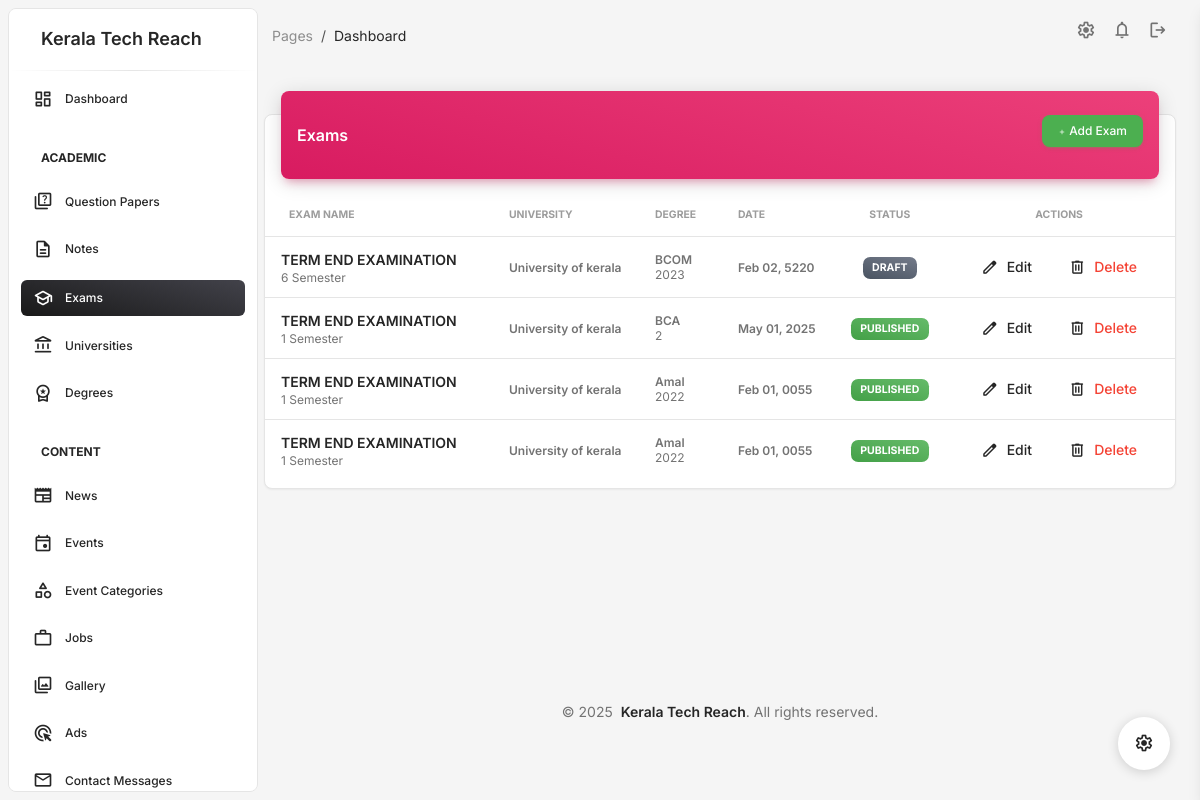
Screenshot of /admindashboard/exams/ (signed in) with the database file from the repository.
### admindashboard/models.py (models this page shows, shortened)
class Exam(models.Model):
    exam_name = models.CharField(max_length=255)
    exam_date = models.DateField()
    exam_url = models.URLField()
    degree_name = models.ForeignKey(Degree, on_delete=models.CASCADE)
    semester = models.CharField(max_length=10)
    admission_year = models.PositiveIntegerField()
    university = models.ForeignKey(University, on_delete=models.CASCADE)
    updated_at = models.DateTimeField(auto_now=True)
    is_published = models.BooleanField(default=False)
    created_by = models.ForeignKey('UserProfile', on_delete=models.CASCADE)
    show_on_home = models.BooleanField(default=False, help_text="Display this exam on the home page")

class University(models.Model):
    name = models.CharField(max_length=200)
    created_by = models.ForeignKey('UserProfile', on_delete=models.CASCADE)

class Degree(models.Model):
    name = models.CharField(max_length=200)
    university = models.ForeignKey(University, on_delete=models.CASCADE)
    created_by = models.ForeignKey('UserProfile', on_delete=models.CASCADE)

### admindashboard/views/academic.py (the view)
# urls.py: path('exams/', exam_list, name='exam_list'),
@login_required
def exam_list(request):
    exams = Exam.objects.all().order_by('-exam_date')
    return render(request, 'admindashboard/exam/list.html', {'exams': exams})

### admindashboard/templates/admindashboard/exam/list.html
{% extends 'admindashboard/base.html' %}
{% load static %}
{% block content %}
<div class="container-fluid py-4">
    <div class="row">
        <div class="col-12">
            <div class="card my-4">
                <div class="card-header p-0 position-relative mt-n4 mx-3 z-index-2">
                    <div class="bg-gradient-primary shadow-primary border-radius-lg pt-4 pb-3">
                        <div class="d-flex justify-content-between align-items-center">
                            <h6 class="text-white text-capitalize ps-3">Exams</h6>
                            <a href="{% url 'admindashboard:exam_create' %}" class="btn btn-sm btn-success me-3">
                                <i class="material-symbols-rounded">add</i> Add Exam
                            </a>
                        </div>
                    </div>
                </div>
                <div class="card-body px-0 pb-2">
                    <div class="table-responsive p-0">
                        <table class="table align-items-center mb-0">
                            <thead>
                                <tr>
                                    <th class="text-uppercase text-secondary text-xxs font-weight-bolder opacity-7">Exam Name</th>
                                    <th class="text-uppercase text-secondary text-xxs font-weight-bolder opacity-7 ps-2">University</th>
                                    <th class="text-uppercase text-secondary text-xxs font-weight-bolder opacity-7 ps-2">Degree</th>
                                    <th class="text-uppercase text-secondary text-xxs font-weight-bolder opacity-7 ps-2">Date</th>
                                    <th class="text-center text-uppercase text-secondary text-xxs font-weight-bolder opacity-7">Status</th>
                                    <th class="text-center text-uppercase text-secondary text-xxs font-weight-bolder opacity-7">Actions</th>
                                </tr>
                            </thead>
                            <tbody>
                                {% for exam in exams %}
                                <tr>
                                    <td>
                                        <div class="d-flex px-2 py-1">
                                            <div class="d-flex flex-column justify-content-center">
                                                <h6 class="mb-0 text-sm">{{ exam.exam_name }}</h6>
                                                <p class="text-xs text-secondary mb-0">{{ exam.semester }} Semester</p>
                                            </div>
                                        </div>
                                    </td>
                                    <td>
                                        <p class="text-xs font-weight-bold mb-0">{{ exam.university.name }}</p>
                                    </td>
                                    <td>
                                        <p class="text-xs font-weight-bold mb-0">{{ exam.degree_name.name }}</p>
                                        <p class="text-xs text-secondary mb-0">{{ exam.admission_year }}</p>
                                    </td>
                                    <td>
                                        <p class="text-xs font-weight-bold mb-0">{{ exam.exam_date|date:"M d, Y" }}</p>
                                    </td>
                                    <td class="align-middle text-center text-sm">
                                        {% if exam.is_published %}
                                        <span class="badge badge-sm bg-gradient-success">Published</span>
                                        {% else %}
                                        <span class="badge badge-sm bg-gradient-secondary">Draft</span>
                                        {% endif %}
                                    </td>
                                    <td class="align-middle text-center">
                                        <a href="{% url 'admindashboard:exam_edit' exam.id %}" class="btn btn-link text-dark px-3 mb-0">
                                            <i class="material-symbols-rounded text-dark me-2">edit</i>Edit
                                        </a>
                                        <a href="{% url 'admindashboard:exam_delete' exam.id %}" class="btn btn-link text-danger px-3 mb-0">
                                            <i class="material-symbols-rounded text-dark me-2">delete</i>Delete
                                        </a>
                                    </td>
                                </tr>
                                {% empty %}
                                <tr>
                                    <td colspan="6" class="text-center">No exams found.</td>
                                </tr>
                                {% endfor %}
                            </tbody>
                        </table>
                    </div>
                </div>
            </div>
        </div>
    </div>
</div>
{% endblock %}

### admindashboard/templates/admindashboard/base.html (style rules this page uses)
body { min-height: 100vh; display: flex; flex-direction: column; }

### rows the page displays
Exam: exam_name "TERM END EXAMINATION", semester "6", university.name "University of kerala", degree_name.name "BCOM", admission_year "2023", exam_date "Feb 02, 5220", is_published "DRAFT"
Exam: exam_name "TERM END EXAMINATION", semester "1", university.name "University of kerala", degree_name.name "BCA", admission_year "2", exam_date "May 01, 2025", is_published "PUBLISHED"
Exam: exam_name "TERM END EXAMINATION", semester "1", university.name "University of kerala", degree_name.name "Amal", admission_year "2022", exam_date "Feb 01, 0055", is_published "PUBLISHED"
Exam: exam_name "TERM END EXAMINATION", semester "1", university.name "University of kerala", degree_name.name "Amal", admission_year "2022", exam_date "Feb 01, 0055", is_published "PUBLISHED"
